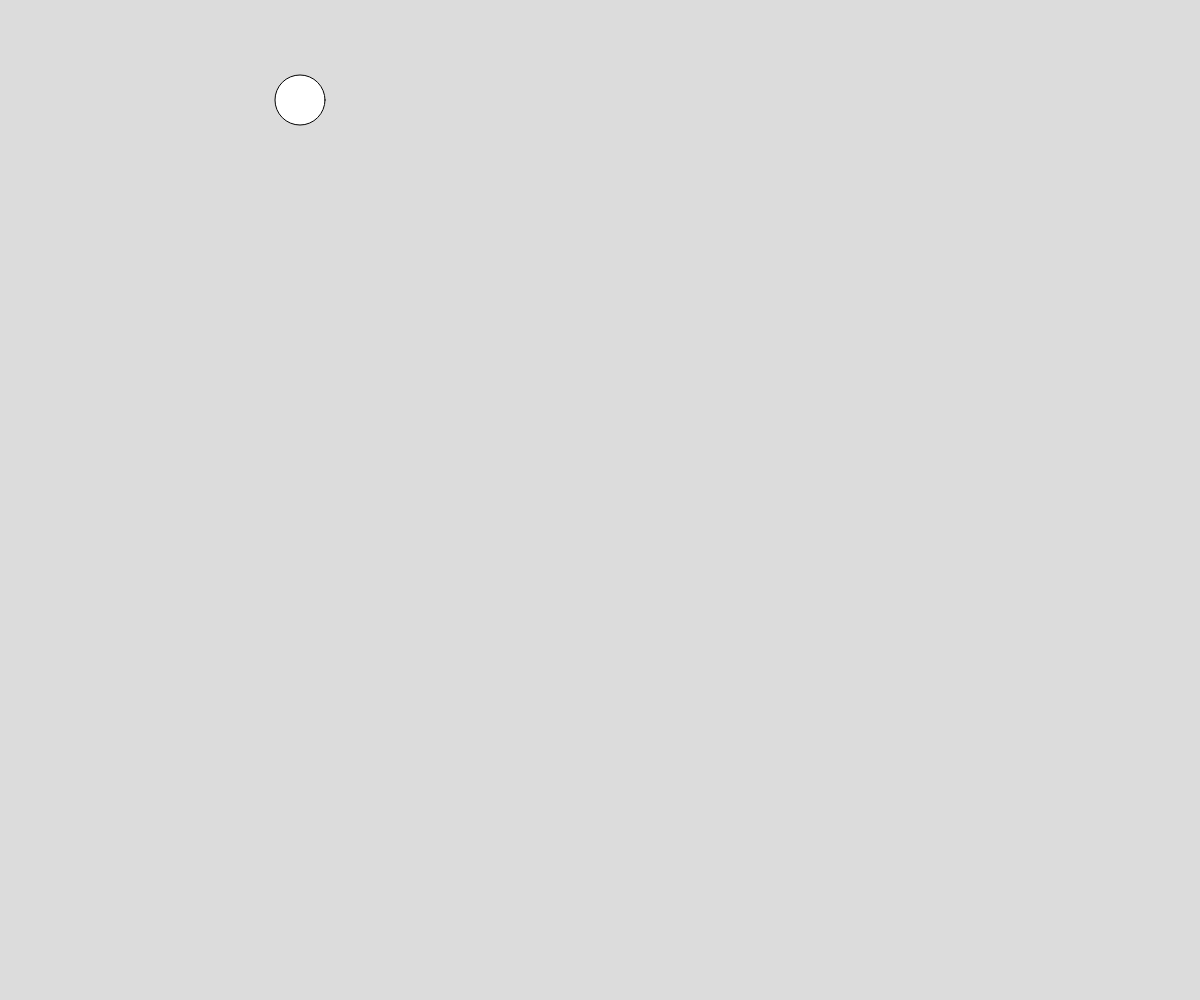
Frame 1 (no input)
Frame 60 (no input): identical to frame 1, image omitted
Frame 120 (the mouse pressed at the canvas centre since frame 60): identical to frame 1, image omitted

The p5.js sketch that drew this single still picture (run headless with seeded random() and noise() and a simulated clock; from frame 60 on, the mouse is pressed at the canvas centre):

// p5.js sketch
// ── sketch.js
// Project Title
// Your Name
// Date
//
// Extra for Experts:
// - describe what you did to take this project "above and beyond"


function setup() {
  createCanvas(windowWidth, windowHeight);
}

function draw() {
  background(220);
  circle(300,100,50);
}

function mousePressed() {
  console.log(mouseX,mouseY);
}
